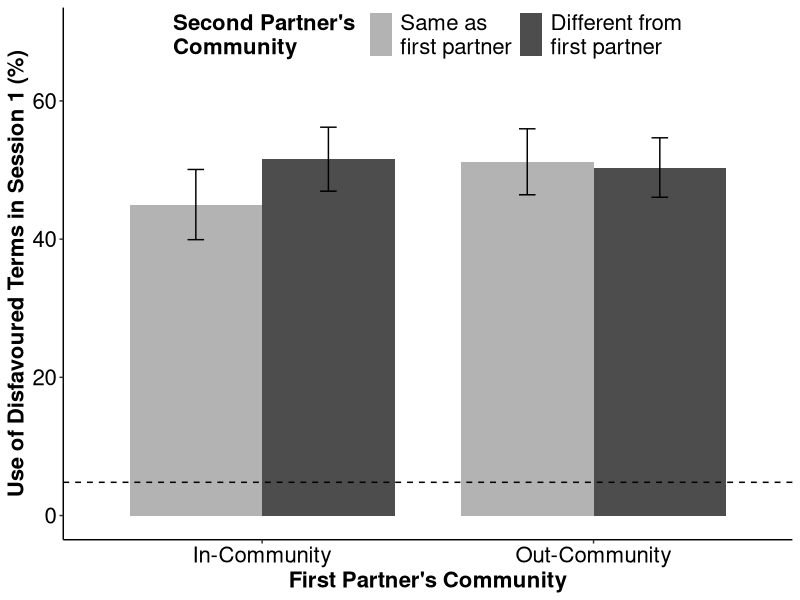
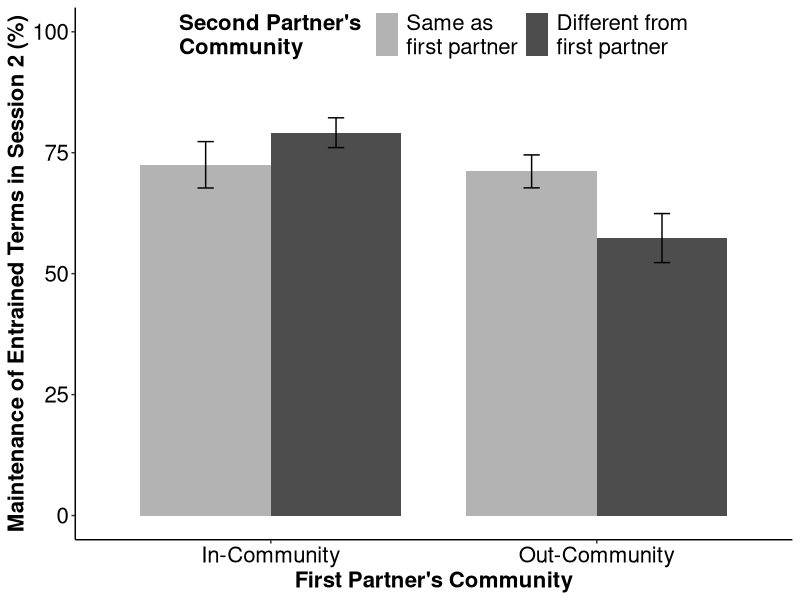

These charts were generated, in order, by the following R code: (Note: a time limit stopped this script after it produced the figures.)
setwd("/home/anita/Dropbox/R/EnglishCoordination/Spanish")

library(dplyr)
library(psych)
library(lme4)
library(ggplot2)
library(tidyr)

# Data from 2 sessions: 
spanish <- read.csv(file= "ReuseData_2019_05_10.csv", header = TRUE, sep=",")
spanish <- spanish %>%
  dplyr::select(-c(X))
summary(spanish)

# Data from Session 1: 
entrain <- read.csv(file= "EntrainData_2019_05_10.csv", header = TRUE, sep=",")
entrain <- entrain %>%
  dplyr::select(-c(X))
summary(entrain)

########################################
#              ANALYSES                #
########################################


## 1. LEXICAL ENTRAINMENT

conditions_entrain <- entrain %>% 
  dplyr::group_by(condition) %>% 
  dplyr::summarise(no_rows = length(condition) / 21)
#ingroup = 80 vs outgroup = 81

alignbyitem <- entrain %>%
  dplyr::group_by(target, condition, freq1) %>%
  mutate(FirstPartner = ifelse(as.character(condition) %in% c("SS", "SL"), "IngroupPartner", "OutgroupPartner")) %>%
  dplyr::group_by(target, FirstPartner, freq1) %>% 
  dplyr::summarise(alignbyitem = sum(as.numeric(as.character(aligncode)), na.rm = TRUE))
alignbyitem

alignbyitem_spread <- alignbyitem %>% 
  tidyr::spread(FirstPartner, alignbyitem)
alignbyitem_spread$IngroupPartner <- alignbyitem_spread$IngroupPartner*100/80
alignbyitem_spread$OutgroupPartner <- alignbyitem_spread$OutgroupPartner*100/81

alignbyitem_long <- alignbyitem_spread %>%
  tidyr::gather(Response, Frequency, freq1:OutgroupPartner)
alignbyitem_long

alignbycond <- alignbyitem_long %>%
  dplyr::group_by(Response) %>%
  dplyr::summarise(Entrain.m = mean(Frequency, na.rm=TRUE),
                   Entrain.sd = sd(Frequency, na.rm=TRUE),
                   N = n(),
                   Entrain.se = Entrain.sd/sqrt(n())) 
alignbycond

alignbyitem2 <- entrain %>%
  dplyr::group_by(ID, condition) %>%
  mutate(FirstPartner = ifelse(as.character(condition) %in% c("SS", "SL"), "IngroupPartner", "OutgroupPartner"), 
         SecondPartner = ifelse(as.character(condition) %in% c("SS", "LL"), "Same", "Different")) %>%
  dplyr::group_by(ID, FirstPartner, SecondPartner) %>% 
  dplyr::summarise(alignbyitem = sum(as.numeric(as.character(aligncode)), na.rm = TRUE)*100/n()) %>%
  dplyr::group_by(FirstPartner, SecondPartner) %>%
  dplyr::summarise(mean = mean(alignbyitem), 
                   sd = sd(alignbyitem), 
                   N = n(),
                   se = sd/sqrt(n()))
alignbyitem2[5,] =list("Pretest", "Pretest", 4.81, 6.06, 21, 1.32)
alignbyitem2$mean <- as.numeric(alignbyitem2$mean)
alignbyitem2$se <- as.numeric(alignbyitem2$se)
alignbyitem2$SecondPartner <-as.factor(alignbyitem2$SecondPartner)
alignbyitem2$FirstPartner <-as.factor(alignbyitem2$FirstPartner)
summary(alignbyitem2)

alignbyitem3 <- entrain %>%
  dplyr::group_by(ID, condition) %>%
  mutate(FirstPartner = ifelse(as.character(condition) %in% c("SS", "SL"), "IngroupPartner", "OutgroupPartner"), 
         SecondPartner = ifelse(as.character(condition) %in% c("SS", "LL"), "Same", "Different")) %>%
  dplyr::group_by(ID, SecondPartner) %>% 
  dplyr::summarise(alignbyitem = sum(as.numeric(as.character(aligncode)), na.rm = TRUE)*100/n()) %>%
  dplyr::group_by(SecondPartner) %>%
  dplyr::summarise(mean = mean(alignbyitem), 
                   sd = sd(alignbyitem), 
                   N = n(),
                   se = sd/sqrt(n()))

print(levels(alignbyitem2$SecondPartner))
alignbyitem2$SecondPartner <- factor(alignbyitem2$SecondPartner, 
                                        levels(alignbyitem2$SecondPartner)[c(3,1,2)])      

plot1 <- ggplot(subset(alignbyitem2, FirstPartner != "Pretest"),
       aes(x = FirstPartner, y = as.numeric(as.character(mean)), fill=SecondPartner))+
  geom_bar(stat = "identity",position = "dodge", width = .8)+
  geom_errorbar(aes(ymax=mean+se,ymin=mean-se),
                position=position_dodge(width=0.8),
                width=0.1)+
  geom_hline(aes(yintercept = subset(alignbyitem2, FirstPartner == "Pretest")$mean),linetype=8)+
  scale_linetype_manual(name = "", values = c(2))+
  theme_bw() +
  theme(
    legend.position=c(0.5, 0.95),
    legend.direction = "horizontal",
    axis.line= element_line(), 
    axis.title.y = element_text(color="black", size=16, face = "bold"), 
    axis.title.x = element_text(color="black", size=16, face = "bold"), 
    axis.text.x = element_text(color="black", size=16),
    axis.text.y = element_text(color="black", size=16),
    legend.title=element_text(color="black", size=16, face = "bold"), 
    legend.text=element_text(color="black", size=16),
    panel.border = element_blank(), 
    panel.grid.major = element_blank(),
    panel.grid.minor = element_blank(),
    strip.background = element_blank(), 
    strip.text = element_text(color="black", size=16)) +
  expand_limits(y=c(0,70)) + 
  scale_x_discrete( breaks = c("IngroupPartner", "OutgroupPartner"), 
                    labels=c("In-Community", "Out-Community"))+
  labs(y="Use of Disfavoured Terms in Session 1 (%)",
       x="First Partner's Community")+
  scale_fill_manual(values=c("grey70", "grey30"), 
                    name  ="Second Partner's \nCommunity",
                    breaks=c("Same", "Different"),
                    labels=c("Same as\nfirst partner", "Different from\nfirst partner"))

plot1

# Lexical Entrainment Effect 
alignbyitem_total <- entrain %>%
dplyr::group_by(target, freq1) %>%
dplyr::summarise(alignbyitem = sum(as.numeric(as.character(aligncode)), na.rm = TRUE) *100 / 161)

wilcox.test(as.numeric(alignbyitem_total$freq1), 
            as.numeric(alignbyitem_total$alignbyitem), 
            paired=TRUE, 
            exact = FALSE) #Alignment Effect 

# Effect of First Partner?

entrain$aligncode <- as.numeric(as.character(entrain$aligncode))

entrain_stats_ID = entrain %>%
  dplyr::group_by(ID) %>%
  dplyr::summarise(mean = mean(aligncode, na.rm=TRUE)) %>%
  dplyr::summarise(Entrain.m = mean(mean, na.rm=TRUE)*100,
                   Entrain.sd = sd(mean, na.rm=TRUE)*100,
                   N = n(),
                   Entrain.se = Entrain.sd/sqrt(n())) 
entrain_stats_ID

entrain_items = entrain %>%
  dplyr::group_by(target) %>%
  dplyr::summarise(mean = mean(aligncode)) %>%
  dplyr::summarise(Entrain.m = mean(mean, na.rm=TRUE)*100,
                   Entrain.sd = sd(mean, na.rm=TRUE)*100,
                   N = n(),
                   Entrain.se = Entrain.sd/sqrt(n())) 
entrain_items

entrain_items_groups = entrain %>%
  dplyr::mutate(round1 = ifelse(partner %in% c("in"), "Same Community", "Different Community")) %>%
  dplyr::group_by(partner,target,round1) %>%
  dplyr::summarise(mean = mean(aligncode)) %>%
  dplyr::group_by(round1) %>%
  dplyr::summarise(Entrain.m = mean(mean, na.rm=TRUE)*100,
                   Entrain.sd = sd(mean, na.rm=TRUE)*100,
                   N = n(),
                   Entrain.se = Entrain.sd/sqrt(n())) 
entrain_items_groups

entrain_part_groups = entrain %>%
  dplyr::mutate(round1 = ifelse(partner %in% c("in"), "Same Community", "Different Community")) %>%
  dplyr::group_by(partner,ID,round1) %>%
  dplyr::summarise(mean = mean(aligncode)) %>%
  dplyr::group_by(round1) %>%
  dplyr::summarise(Entrain.m = mean(mean, na.rm=TRUE)*100,
                   Entrain.sd = sd(mean, na.rm=TRUE)*100,
                   N = n(),
                   Entrain.se = Entrain.sd/sqrt(n())) 
entrain_part_groups

### Mixed effect model to regress entrainment against partner's community

entrain$partner <- as.factor(entrain$partner)
entrain$ID <- as.factor(entrain$ID)
entrain$aligncode <- as.factor(entrain$aligncode)

entrain <- entrain %>%
  dplyr::select(ID, target, aligncode, partner, condition) %>%
  dplyr::mutate(CenPartner = ifelse(partner %in% c("in"), -1, 1), 
                SecondPartner = ifelse(condition %in% c("SS", "LL"), "Same", "Different"), 
                CenSecond = ifelse(SecondPartner %in% c("Same"), -1, 1))
summary(entrain)

condition_entrain_singularfit <- glmer(aligncode ~ CenPartner*CenSecond + (1 + CenPartner*CenSecond|target) + (1|ID), 
                                       data = entrain, family=binomial, 
                                       na.action = na.omit, 
                                       glmerControl(optimizer='bobyqa', optCtrl=list(maxfun=400000)))
summary(condition_entrain_singularfit) #singularfit 

condition_entrain_singularfit2 <- glmer(aligncode ~ CenPartner*CenSecond + (1 + CenPartner*CenSecond|target) + (1|ID), 
                                       data = entrain, family=binomial, 
                                       na.action = na.omit, 
                                       glmerControl(optimizer='bobyqa', optCtrl=list(maxfun=400000)))

condition_entrain_singularfit3 <- glmer(aligncode ~ CenPartner*CenSecond + (1 + CenPartner+CenSecond|target) + (1|ID), 
                           data = entrain, family=binomial, 
                           na.action = na.omit, 
                           glmerControl(optimizer='bobyqa', optCtrl=list(maxfun=400000)))
condition_entrain_singularfit3

condition_entrain_singularfit4 <- glmer(aligncode ~ CenPartner*CenSecond + (1 + CenPartner|target) + (1|ID), 
                           data = entrain, family=binomial, 
                           na.action = na.omit, 
                           glmerControl(optimizer='bobyqa', optCtrl=list(maxfun=400000)))
condition_entrain_singularfit4

condition_entrain_int <- glmer(aligncode ~ CenPartner + CenSecond + CenPartner:CenSecond + (1 |target) + (1|ID), 
                           data = entrain, family=binomial, 
                           na.action = na.omit, 
                           glmerControl(optimizer='bobyqa', optCtrl=list(maxfun=400000)))
#same baseline in all conditions (no effect of second partner)
summary(condition_entrain_int)

condition_entrain2 <- glmer(aligncode ~ CenPartner + (1|target) + (1|ID), 
                           data = entrain, family=binomial, 
                           na.action = na.omit, 
                           glmerControl(optimizer='bobyqa', optCtrl=list(maxfun=400000)))
summary(condition_entrain2)
BIC(condition_entrain2) #3571

condition_entrain_null <- glmer(aligncode ~  1 + (1|target) + (1|ID), 
                            data = entrain, family=binomial, 
                            na.action = na.omit, 
                            glmerControl(optimizer='bobyqa', optCtrl=list(maxfun=400000)))
summary(condition_entrain_null) 
BIC(condition_entrain_null) #3563

BF_BIC = exp((BIC(condition_entrain2) - BIC(condition_entrain_null))/2)  # BICs to Bayes factor
BF_BIC

BF_BIC / (BF_BIC + 1)


#BF expresses the probability of the data given H1 relative to H0 (i.e., values larger than 1 are in favour of H1)

#We found strong evidence for a lexical entrainment effect,
#but no evidence for an effect of partner's community on participants' tendency to entrain. 


# 2. MAINTENANCE OF REFERENTIAL PRECEDENTS

spanish$ID <-as.factor(spanish$ID)
spanish$target <-as.factor(spanish$target)
spanish$reuse <-as.factor(spanish$reuse)
spanish$switch <-as.factor(spanish$switch)
spanish$first <-as.factor(spanish$first)
spanish$second <-as.factor(spanish$second)
spanish$R1 <-as.factor(spanish$R1)

reuse_ID = na.omit(spanish) %>%
  dplyr::group_by(ID) %>%
  dplyr::summarise(entrained1 = sum(R1=="1" & R2=="1")*100/21) %>%
  dplyr::summarise(entrained1.m = mean(entrained1),
                   entrained1.sd = sd(entrained1))
reuse_ID

reuse_target = na.omit(spanish) %>%
  dplyr::group_by(target) %>%
  dplyr::summarise(entrained1 = sum(R1=="1" & R2=="1")*100/161) %>%
  dplyr::summarise(entrained1.m = mean(entrained1),
                   entrained1.sd = sd(entrained1))
reuse_target

reuse_target = na.omit(spanish) %>%
  dplyr::group_by(target) %>%
  dplyr::summarise(entrained1 = sum(R1=="1" & R2=="1")*100/161) 

entrainedbyitem <- merge(alignbyitem_total, reuse_target, by.x="target", by.y="target")

# maintenance effect
wilcox.test(as.numeric(entrainedbyitem$freq1), # vs norming task
            as.numeric(entrainedbyitem$entrained1), 
            paired=TRUE, 
            exact = FALSE) 
wilcox.test(as.numeric(entrainedbyitem$alignbyitem), # vs session 1
            as.numeric(entrainedbyitem$entrained1), 
            paired=TRUE, 
            exact = FALSE) 

entrainedbyitem_table <- merge(alignbyitem_spread, reuse_target, by.x = "target", by.y="target")
entrainedbyitemtable_long <- entrainedbyitem_table %>%
  tidyr::gather(Response, Frequency, freq1:entrained1)
entrainedbyitemtable <- entrainedbyitemtable_long

entrainedbyitemtable <- entrainedbyitemtable_long %>%
  dplyr::group_by(Response) %>%
  dplyr::summarise(Entrain.m = mean(Frequency, na.rm=TRUE),
                   Entrain.sd = sd(Frequency, na.rm=TRUE),
                   N = n(),
                   Entrain.se = Entrain.sd/sqrt(n()))
entrainedbyitemtable$Response <- as.factor(entrainedbyitemtable$Response)

print(levels(entrainedbyitemtable$Response))
entrainedbyitemtable$Response <- factor(entrainedbyitemtable$Response, 
                                        levels(entrainedbyitemtable$Response)[c(2,3,4,1)])                                        

reuse_tab = na.omit(spanish) %>%
  dplyr::group_by(ID) %>%
  dplyr::filter(R1==1) %>%
  dplyr::summarise(reuse = mean(as.numeric(as.character(reuse)), na.rm=TRUE)) %>%
  dplyr::summarise(Reuse.m = mean(as.numeric(as.character(reuse)), na.rm=TRUE)*100,
                   Reuse.sd = sd(as.numeric(as.character(reuse)), na.rm=TRUE)*100,
                   N = n(),
                   Reuse.se = Reuse.sd/sqrt(n()))
reuse_tab

reuse_items = na.omit(spanish) %>%
  dplyr::group_by(target) %>%
  dplyr::filter(R1==1) %>%
  dplyr::summarise(reuse = mean(as.numeric(as.character(reuse)), na.rm=TRUE)) %>%
  dplyr::summarise(Reuse.m = mean(as.numeric(as.character(reuse)), na.rm=TRUE)*100,
                   Reuse.sd = sd(as.numeric(as.character(reuse)), na.rm=TRUE)*100,
                   N = n(),
                   Reuse.se = Reuse.sd/sqrt(n()))
reuse_items

reuse_first = na.omit(spanish) %>%
  dplyr::filter(R1==1) %>%
  dplyr::group_by(ID, first) %>%
  dplyr::summarise(reuse = mean(as.numeric(as.character(reuse)), na.rm=TRUE)) %>%
  dplyr::group_by(first) %>%
  dplyr::summarise(Reuse.m = mean(as.numeric(as.character(reuse)), na.rm=TRUE)*100,
                   Reuse.sd = sd(as.numeric(as.character(reuse)), na.rm=TRUE)*100,
                   N = n(),
                   Reuse.se = Reuse.sd/sqrt(n()))
reuse_first

reuse_switch = na.omit(spanish) %>%
  dplyr::filter(R1==1) %>%
  dplyr::group_by(ID, switch) %>%
  dplyr::summarise(reuse = mean(as.numeric(as.character(reuse)), na.rm=TRUE)) %>%
  dplyr::group_by(switch) %>%
  dplyr::summarise(Reuse.m = mean(as.numeric(as.character(reuse)), na.rm=TRUE)*100,
                   Reuse.sd = sd(as.numeric(as.character(reuse)), na.rm=TRUE)*100,
                   N = n(),
                   Reuse.se = Reuse.sd/sqrt(n()))
reuse_switch

reuse_FirstSwitch = na.omit(spanish) %>%
  dplyr::filter(R1==1) %>%
  dplyr::group_by(ID, switch, first) %>%
  dplyr::summarise(reuse = mean(as.numeric(as.character(reuse)), na.rm=TRUE)) %>%
  dplyr::group_by(first, switch) %>%
  dplyr::summarise(Reuse.m = mean(as.numeric(as.character(reuse)), na.rm=TRUE)*100,
                   Reuse.sd = sd(as.numeric(as.character(reuse)), na.rm=TRUE)*100,
                   N = n(),
                   Reuse.se = Reuse.sd/sqrt(n()))
reuse_FirstSwitch

print(levels(reuse_FirstSwitch$switch))
reuse_FirstSwitch$switch <- factor(reuse_FirstSwitch$switch, 
                                        levels(reuse_FirstSwitch$switch)[c(1,2)])   

reuse_entrained_graph <- ggplot(reuse_FirstSwitch, aes(x = first, y = Reuse.m, fill= switch)) +
  geom_bar(stat="identity", position=position_dodge(), width = .8) + 
  geom_errorbar(aes(ymin=Reuse.m-Reuse.se, ymax=Reuse.m+Reuse.se),
                width=.1,                    # Width of the error bars
                position=position_dodge(.8)) +
  labs(x = "First Partner's Community", 
       y = "Maintenance of Entrained Terms in Session 2 (%)") +
  theme_bw() +
  theme(legend.position=c(0.5, 0.95),
        legend.direction = "horizontal",
        axis.line= element_line(),
        axis.title.y = element_text(color="black", size=16, face = "bold"), 
        axis.title.x = element_text(color="black", size=16, face = "bold"), 
        axis.text.x = element_text(color="black", size=16), 
        axis.text.y = element_text(color="black", size=16), 
        legend.title=element_text(color="black", size=16, face = "bold"), 
        legend.text=element_text(color="black", size=16),
        panel.border = element_blank(), 
        panel.grid.major = element_blank(),
        panel.grid.minor = element_blank(),
        strip.background = element_blank(), 
        strip.text = element_text(color="black", size=16)) +
  ylim(0,100) +
  scale_x_discrete(labels = c("in" = "In-Community","out" = "Out-Community")) +
  scale_fill_manual(values=c("grey70", "grey30"), 
                    name  ="Second Partner's \nCommunity",
                    breaks=c("no", "yes"),
                    labels=c("Same as\nfirst partner", "Different from\nfirst partner"))
reuse_entrained_graph


# Effects of First Partner and Second Partner

data <- spanish %>%
  dplyr::select(ID, target, reuse, switch, first, second, R1) %>%
  dplyr::mutate(CenSwitch = ifelse(switch %in% c("no"), -1, 1), 
                CenFirst = ifelse(first %in% c("in"), -1, 1), 
                CenSecond = ifelse(second %in% c("in"), -1, 1),
                CenR1 = ifelse(R1 %in% c("0"), -1, 1))
summary(data)


#full model does not converge (random structure: 1+CenFirst*CenSwitch|target + 1+CenR1|ID)

#this is the most complex model that worked:

Interaction_singlefit1 <- glmer(reuse ~ CenFirst + CenSwitch + CenFirst:CenSwitch + (1+CenFirst+CenSwitch+CenFirst:CenSwitch|target) + (1|ID), 
                                data = subset(data, R1==1), family=binomial, 
                                na.action = na.omit, 
                                glmerControl(optimizer='bobyqa', optCtrl=list(maxfun=400000)))
summary(Interaction_singlefit1)

Interaction_singlefit2 <- glmer(reuse ~ CenFirst + CenSwitch + CenFirst:CenSwitch + (1+CenFirst+CenFirst:CenSwitch|target) + (1|ID), 
                                data = subset(data, R1==1), family=binomial, 
                                na.action = na.omit, 
                                glmerControl(optimizer='bobyqa', optCtrl=list(maxfun=400000)))
summary(Interaction_singlefit2)


Interaction <- glmer(reuse ~ CenFirst + CenSwitch + CenFirst:CenSwitch + (1|target) + (1|ID), 
                     data = subset(data, R1==1), family=binomial, 
                     na.action = na.omit, 
                     glmerControl(optimizer='bobyqa', optCtrl=list(maxfun=400000)))
summary(Interaction)


# There's no effect of Switch (second partner), 
# but there is an effect of second partner's community depending on first partner's community 

# subset analysis
SwitchInsiders_sing <- glmer(reuse ~ CenSwitch + (1+CenSwitch|target) + (1|ID), 
                     data = subset(data, R1==1 & first=="in"), family=binomial, 
                     na.action = na.omit, 
                     glmerControl(optimizer='bobyqa', optCtrl=list(maxfun=400000)))
summary(SwitchInsiders_sing)

SwitchInsiders <- glmer(reuse ~ CenSwitch + (1|target) + (1|ID), 
                             data = subset(data, R1==1 & first=="in"), family=binomial, 
                             na.action = na.omit, 
                             glmerControl(optimizer='bobyqa', optCtrl=list(maxfun=400000)))
summary(SwitchInsiders)

SwitchOutsiders_sing <- glmer(reuse ~ CenSwitch + (1+CenSwitch|target) + (1|ID), 
                         data = subset(data, R1==1 & first=="out"), family=binomial, 
                         na.action = na.omit, 
                         glmerControl(optimizer='bobyqa', optCtrl=list(maxfun=400000)))
summary(SwitchOutsiders_sing)

SwitchOutsiders <- glmer(reuse ~ CenSwitch + (1|target) + (1|ID), 
                        data = subset(data, R1==1 & first=="out"), family=binomial, 
                        na.action = na.omit, 
                        glmerControl(optimizer='bobyqa', optCtrl=list(maxfun=400000)))
summary(SwitchOutsiders)
